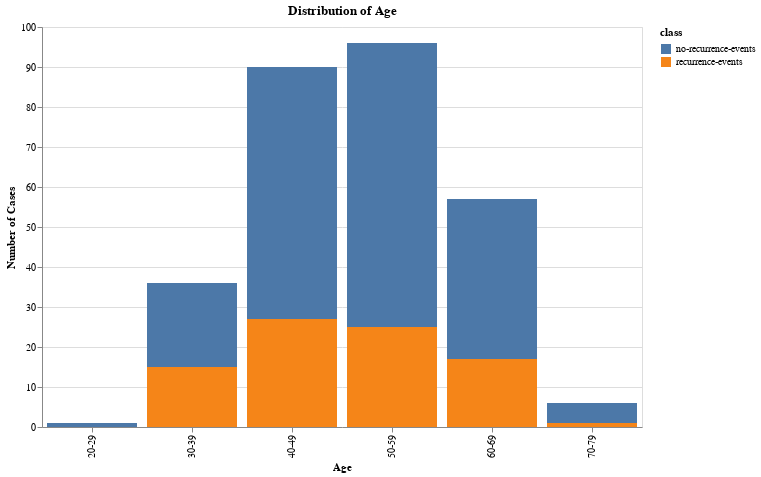

The notebook cell this image was saved under:
### Markdown cell above
## Altair

### Code cell
# Import Altair library
!pip install altair
import altair as alt  

# Ensure the 'age' column is of type string
# Altair requires categorical data to be treated as strings for proper visualization
if not data['age'].dtype == 'object':
    data['age'] = data['age'].astype(str)

# Create a bar chart for the 'age' variable
chart = alt.Chart(data).mark_bar().encode(
    x=alt.X('age:N', title='Age'),  
    y=alt.Y('count()', title='Number of Cases'), 
    color='class:N', 
    tooltip=['age', 'count()']  
).properties(
    title='Distribution of Age', 
    width=600,  # Set the width of the chart
    height=400  # Set the height of the chart
)

# Display the chart
chart.show()

### Figure 1 — Vega-Lite specification as saved in the notebook (floating-point values rounded to 4 significant figures; data arrays with more than 128 entries replaced by an {"elided": "..."} marker saying what was removed)
{"config": {"view": {"continuousWidth": 300, "continuousHeight": 300}}, "data": {"name": "data-af8b8c3a3355d24461355f5f03d6cf91"}, "mark": {"type": "bar"}, "encoding": {"color": {"field": "class", "type": "nominal"}, "tooltip": [{"field": "age", "type": "nominal"}, {"aggregate": "count", "type": "quantitative"}], "x": {"field": "age", "title": "Age", "type": "nominal"}, "y": {"aggregate": "count", "title": "Number of Cases", "type": "quantitative"}}, "height": 400, "title": "Distribution of Age", "width": 600, "$schema": "https://vega.github.io/schema/vega-lite/v5.20.1.json", "datasets": {"data-af8b8c3a3355d24461355f5f03d6cf91": {"elided": "286 records"}}}
